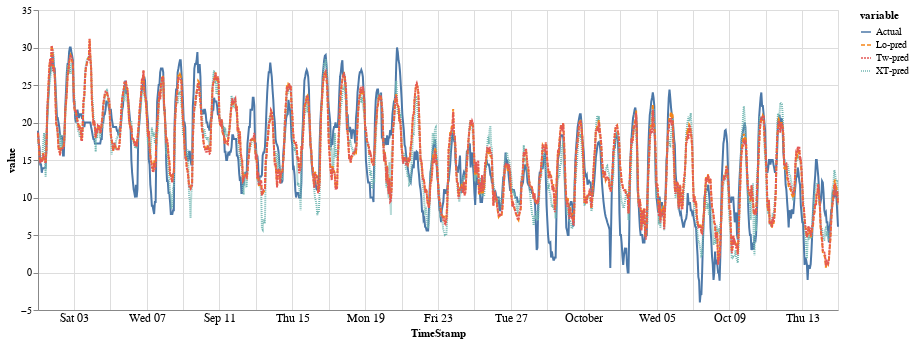

Source (notebook cell):
### Code cell
alt.data_transformers.disable_max_rows()
alt.Chart(pred_df).mark_line().encode(
    x=alt.X('TimeStamp:T', axis=alt.Axis(tickSize=0, labelFontSize=12)),
    y=alt.Y('value:Q'),
    color='variable',
    strokeDash='variable'
).properties(
    height=300,
    width=800
)

### Figure 1 — Vega-Lite specification as saved in the notebook (floating-point values rounded to 4 significant figures; data arrays with more than 128 entries replaced by an {"elided": "..."} marker saying what was removed)
{"config": {"view": {"continuousWidth": 400, "continuousHeight": 300}}, "data": {"name": "data-01b07f5421fe8b2257ae27c682b002f0"}, "mark": "line", "encoding": {"color": {"field": "variable", "type": "nominal"}, "strokeDash": {"field": "variable", "type": "nominal"}, "x": {"axis": {"labelFontSize": 12, "tickSize": 0}, "field": "TimeStamp", "type": "temporal"}, "y": {"field": "value", "type": "quantitative"}}, "height": 300, "width": 800, "$schema": "https://vega.github.io/schema/vega-lite/v4.17.0.json", "datasets": {"data-01b07f5421fe8b2257ae27c682b002f0": {"elided": "4220 records"}}}
